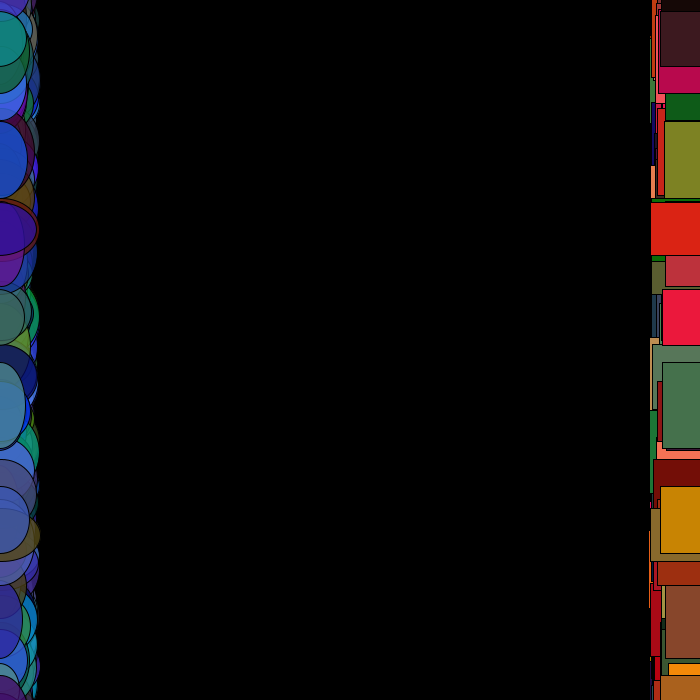
Frame 1 (no input)
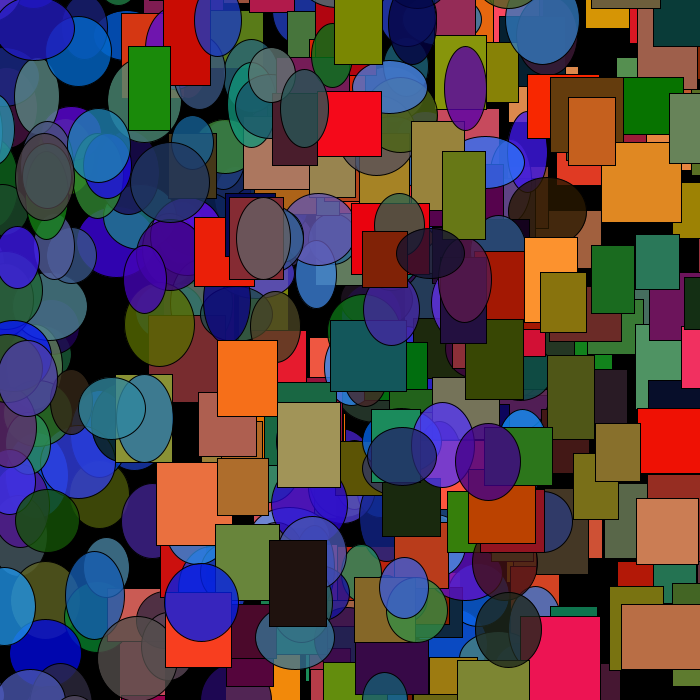
Frame 60 (the mouse pressed at the canvas centre just before this capture)
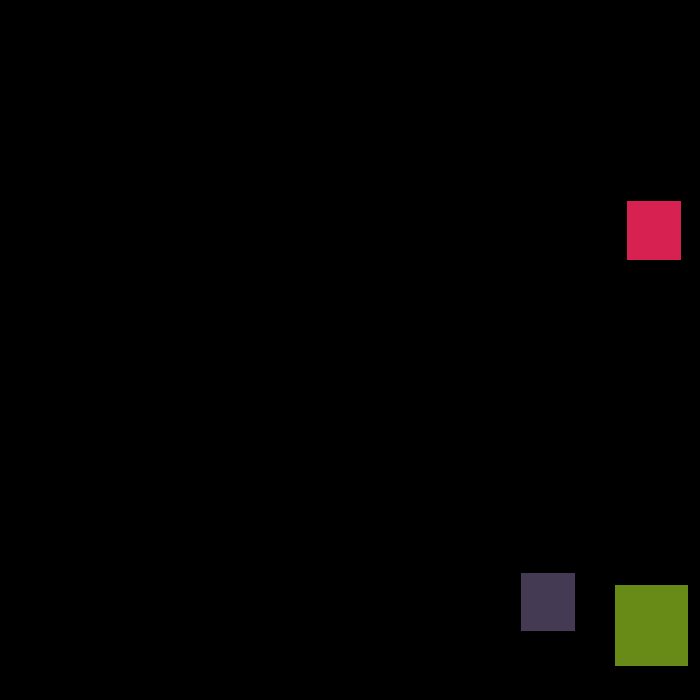
Frame 120 (the mouse held since frame 60 and released just before this capture)

The Processing sketch that drew these frames (run headless with seeded random() and noise(); from frame 60 on, the mouse is pressed at the canvas centre):

// Processing sketch: processing_78648
// ── processing_78648.pde

float w;
float h;
int x = 0;
float y;
float speed = 1.5;
  
void setup() {
  size(700, 700);
  y = height/random(200,500);
  frameRate(15);
  rectMode(CENTER);
  smooth();
}
  
void draw() {
  background(0);
  speed*=1.1; 
    
  for (int j=1; j<500; j++) { 
    w = random(40,80);
    h = random(50,90);
    fill(random(255), random(150), random(100),255);
    y = height/2 + random(-500,500);
    rect((-speed*random(-1.2,1.2)+(width-10)), y, w, h);
    fill(random(100), random(150), random(255),200);
    ellipse(speed*random(-1.2,1.2), y, w, h); 
  }
}
